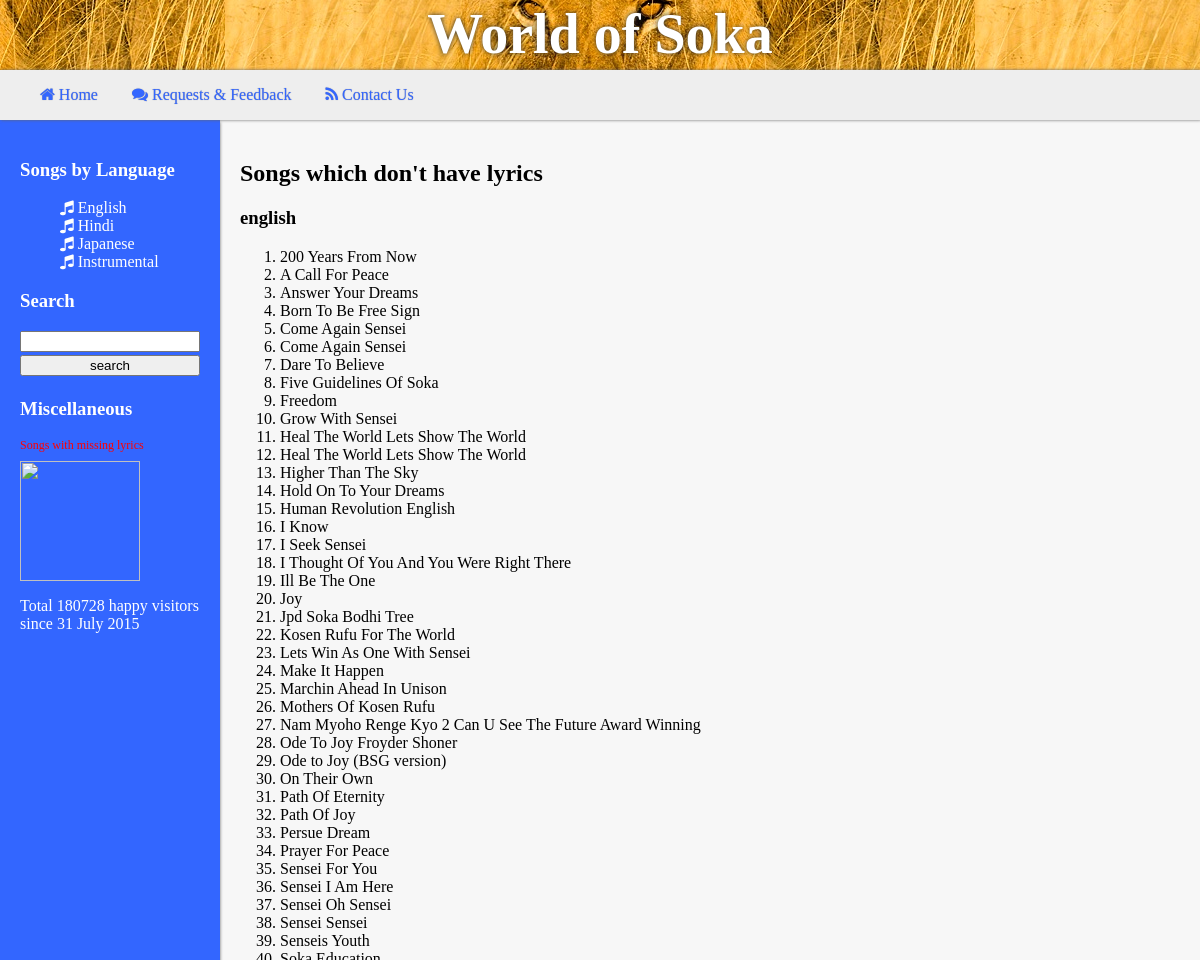
The app's page /songs/update_lyrics/ with its own data.
### songs/models.py (models this page shows, shortened)
class Language(models.Model):
	lang_name = models.CharField(max_length=30)

class Song(models.Model):
	title = models.CharField(max_length=50)
	lang = models.ForeignKey(Language)
	upload_date = models.DateTimeField('date uploaded')
	keywords = models.TextField(blank=True)
	song_path = models.CharField(max_length=70)
	lyrics_path = models.CharField(max_length=70)
	num_downloads = models.IntegerField(default=0)
	def __unicode__(self):
		return self.title

### songs/views.py (the view)
def update_lyrics(request):
	context = get_sidebar_context()
	song_list = []
	languages = Language.objects.all()
	for lang in languages:
		lang_info = {}
		lang_info['language'] = lang.lang_name
		lang_info['song_list'] = []
		songs = lang.song_set.order_by('title')
		for song in songs:
			if 'invalid' in song.lyrics_path:
				lang_info['song_list'].append(song)
		song_list.append(lang_info)
	context['song_list'] = song_list
	return render(request, 'songs/update_lyrics.html', context)

### songs/views.py (called while the page is built)
def mark_site_visit():
	try:
		stats_obj = Stats.objects.get()
	except:
		stats_obj = Stats(total_visitors=0)
	stats_obj.total_visitors += 1
	stats_obj.save()

def get_stats():
	stats = {}
	try:
		stats_obj = Stats.objects.get()
		stats['total_visitors'] = stats_obj.total_visitors
	except:
		stats['total_visitors'] = 0
	return stats

def get_sidebar_context():
	mark_site_visit()
	lang_dict = {}
	lang_list = Language.objects.all()
	lang_dict['lang_list'] = lang_list
	lang_dict['stats'] = get_stats()
	return lang_dict

### templates/songs/update_lyrics.html (shortened to what this page needs)
{% extends "songs/base.html" %}
{% load staticfiles %}
{% block content %}
	<h2> Songs which don't have lyrics </h2>
	{% for lang in song_list %}
	<div>
	<h3> {{lang.language}} </h3>
	<ol>
		{% for song in lang.song_list %}
			<li>{{song}} </li>
		{% endfor %}
	</ol>
	</div>
	{% endfor %}
{% endblock %}

### templates/songs/base.html (shortened to what this page needs)
{% load staticfiles %}
<html>
<head>
	<link rel="stylesheet" type="text/css" href="/static/style.css" />
	<link href="//maxcdn.bootstrapcdn.com/font-awesome/4.2.0/css/font-awesome.min.css" rel="stylesheet">
</head>
<body>
	<div id="topbar">
		<div id="topbarphoto"></div>
		<h1>World of Soka</h1>
		</div>
	<div id='topmenu'>
		<ul>
			<li> <a href='{{ URL }}/ '><i class='fa fa-home'></i> Home</a> </li>
			<li> <a href='{{ URL }}/feedback '><i class='fa fa-comments'></i> Requests & Feedback</a> </li>
			<li> <a href='{{ URL }}/contact '><i class='fa fa-rss'></i> Contact Us</a> </li>
		</ul>
	</div>
	<div id="maincontentwrapper">
	<div id="maincontent">
			<div id="sidebar">
				{% block sidebar %}
				<h3> Songs by Language </h3>
				<ul>
					{% for lang in lang_list %}
						<li>
						<i class="fa fa-music"> </i>
						<a href="{% url 'songs:lang' lang.lang_name %}"> {{lang.lang_name}} </a>
						</li>
					{% endfor %}
				</ul>
				<h3> Search </h3>
					<form id="search_form" action='/songs/search/' method="POST">
					<input type="text" name="search_string">
					<input type="submit" name="search" value="search">
					</form>
				<h3> Miscellaneous </h3>
					<a style="font-size:12px; color:red;" href="/songs/update_lyrics">Songs with missing lyrics </a>
				<img src="http://dykn.com/storage/2014/11/thirtyroses.jpg" style="margin-top:8px;width:auto;height:120px"/>
				<p> Total {{stats.total_visitors}} happy visitors since 31 July 2015</p>
				{% endblock %}
			</div>
			<div id="content" style="">
				{% block content %}
				{% endblock %}
			</div>
	</div>
	</div>
</body>
</html>

### static/style.css (style rules this page uses)
body { font-family:calibri; min-width:1024px; color:black; overflow-y:hidden; }
#topbar { position:absolute; top:0px; left:0px; width:100%; height:70px; color:black; text-align:center; vertical-align:center; font: arial bold; font-size:350%; }
#topbarphoto { position:absolute; background:white url('/static/images/lion.jpg') center; top:0px;left:0px; width:100%;height:100px; }
#topbar h1 { position:absolute; background-color:transparent; width:100%; text-align:center; margin:2px 0px; padding:0px; font-size:56px; color:white; text-shadow:0px 0px 5px #333; }
#topmenu { position:absolute; left:0px; width:100%; top:70px; height:50px; background-color:#EEE; box-shadow:1px 0px 3px #666; z-index:3; }
#topmenu a { color:#3366FF; text-decoration:none; font-family:calibri; text-shadow:0px 0px 1px #999; transition:all 0.2s ease-out; }
#topmenu li { color:black; display:inline; list-style-type:none; padding-right:30px; }
#maincontentwrapper { position:absolute; left:0px; width:100%; top:120px; height:calc(100% - 120px); }
#maincontent { min-width:1024px; margin:0px auto; height:100%; }
#sidebar { width:180px; height:100%; float:left; background-color:#3366FF; color:white; padding:20px; box-shadow:0px 2px 3px #666; position:relative; z-index:2; }
#sidebar ul { list-style-type:none; }
#sidebar li a { color: white; border: 2px; text-transform:capitalize; }
#content { padding:20px; width:calc(100% - 260px); float:left; background: #f7f7f7; height:calc(100% - 40px); overflow-y:auto; position:relative; z-index:1; }
a { color:darkgreen; text-decoration:none; font-family:calibri; transition:all 0.2s ease-out; }
#search_form input { width:100%; margin-bottom:3px; }

### records on screen
Language: lang_name "English", language "english"
Language: lang_name "Hindi"
Language: lang_name "Japanese"
Language: lang_name "Instrumental"
Song: title "200 Years From Now"
Song: title "A Call For Peace"
Song: title "Answer Your Dreams"
Song: title "Born To Be Free Sign"
Song: title "Come Again Sensei"
Song: title "Come Again Sensei"
Song: title "Dare To Believe"
Song: title "Five Guidelines Of Soka"
Song: title "Freedom"
Song: title "Grow With Sensei"
Song: title "Heal The World Lets Show The World"
Song: title "Heal The World Lets Show The World"
Song: title "Higher Than The Sky"
Song: title "Hold On To Your Dreams"
Song: title "Human Revolution English"
Song: title "I Know"
Song: title "I Seek Sensei"
Song: title "I Thought Of You And You Were Right There"
Song: title "Ill Be The One"
Song: title "Joy"
Song: title "Jpd Soka Bodhi Tree"
Song: title "Kosen Rufu For The World"
Song: title "Lets Win As One With Sensei"
Song: title "Make It Happen"
Song: title "Marchin Ahead In Unison"
Song: title "Mothers Of Kosen Rufu"
Song: title "Nam Myoho Renge Kyo 2 Can U See The Future Award Winning"
Song: title "Ode To Joy Froyder Shoner"
Song: title "Ode to Joy (BSG version)"
Song: title "On Their Own"
Song: title "Path Of Eternity"
Song: title "Path Of Joy"
Song: title "Persue Dream"
Song: title "Prayer For Peace"
Song: title "Sensei For You"
Song: title "Sensei I Am Here"
Song: title "Sensei Oh Sensei"
Song: title "Sensei Sensei"
Song: title "Senseis Youth"

### other values on screen
{{ stats.total_visitors }} "180728"
